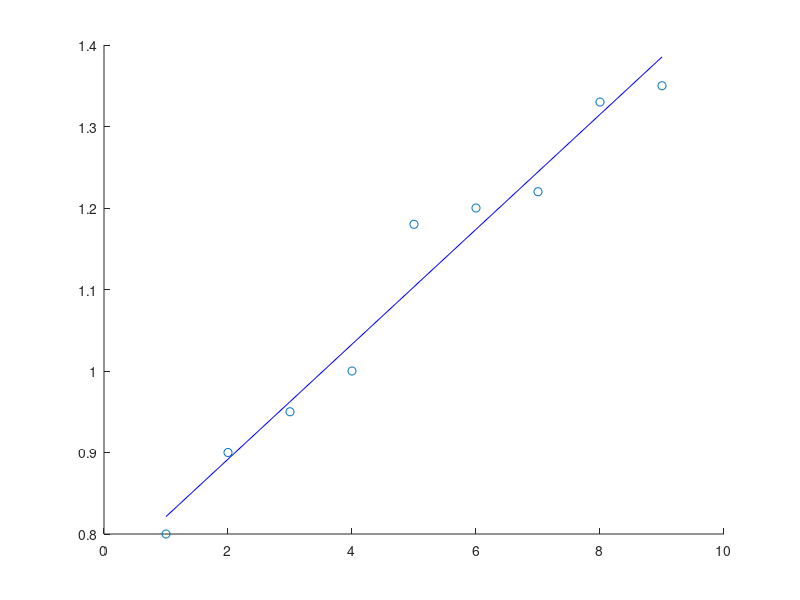

Write the MATLAB code that produced this figure.
function esercizio2
    main;
end

function main
    settings;
    x=[1:9];
    y=[0.8,0.9,0.95,1,1.18,1.2,1.22,1.33,1.35];
    scatter(x,y);
    p=polyfit(x,y,1);
    m=p(1);
    q=p(2);
    line(x,(m*x)+q,"Color","blue"); %Retta di regressione
    fprintf("Dicembre\n%s\n",num2str((m*12)+q));
end

function settings
    clear;
    close all;
    commandwindow;
    clc;
end